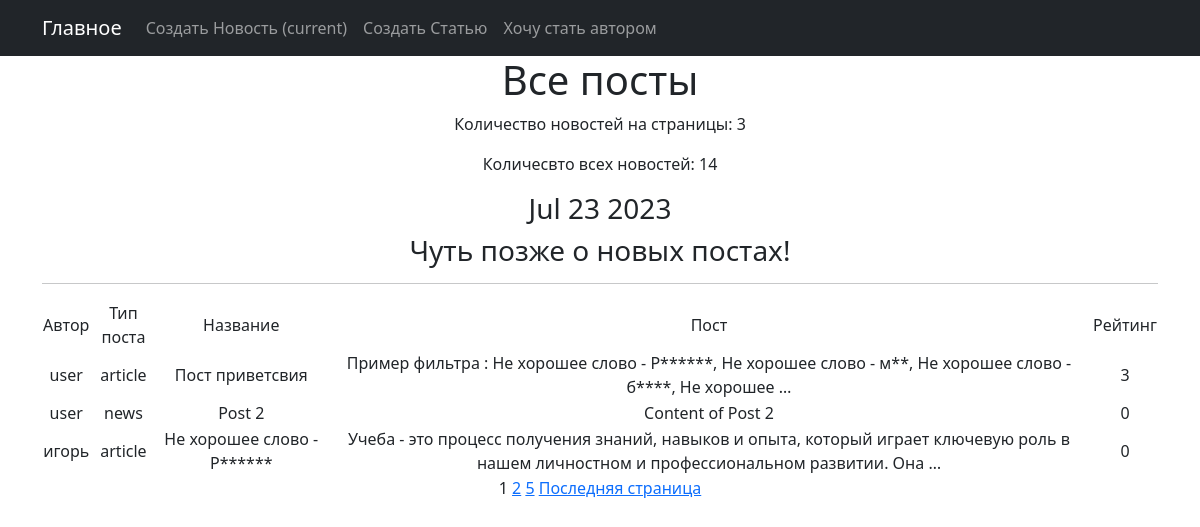
Screenshot of / (signed in) with the database file from the repository.
### news/models.py (models this page shows, shortened)
class Post(models.Model):
    author = models.ForeignKey(Author, on_delete=models.CASCADE)
    POST_TYPE_CHOICES = [
        ('article', 'Article'),
        ('news', 'News'),
    ]
    post_type = models.CharField(max_length=7, choices=POST_TYPE_CHOICES)
    created_at = models.DateTimeField(auto_now_add=True)
    categories = models.ManyToManyField(Category, through='PostCategory')
    title = models.CharField(max_length=200)
    content = models.TextField()
    rating = models.IntegerField(default=0)
    class Meta:
        permissions = [
            ("can_edit_post", "Can edit own post"),
            ("can_delete_post", "Can delete own post"),
        ]

class Author(models.Model):
    user = models.OneToOneField(User, on_delete=models.CASCADE)
    rating = models.IntegerField(default=0)
    def __str__(self):
        return self.user.username

### news/views.py (the view)
# urls.py: path('', PostListView.as_view(), name='post_list'),
class PostListView(LoginRequiredMixin, ListView):
    model = Post
    show_content = 'content'
    template_name = 'posts.html'
    context_object_name = 'object_list'
    paginate_by = 3
    def get_context_data(self, **kwargs):
        context = super().get_context_data(**kwargs)
        context['time_now'] = datetime.utcnow()
        context['total_posts_count'] = Post.objects.count()
        context['next_sale'] = None
        return context

### news/context_processors.py (called while the page is built)
def user_groups(request):
    return {'user_groups': request.user.groups.values_list('name', flat=True)}

### news/templatetags/custom_mat.py (called while the page is built)
@register.filter()
def censor(value):
    if not isinstance(value, str):
        raise ValueError("Censor filter can only be applied to string variables.")
    words = re.findall(r'\b\w+\b', value)  # Разбиваем текст на отдельные слова
    for word in words:
        if word.lower() in PROFANITY_LIST:
            censored_word = ' Не хорошее слово - ' + word[0] + '*' * (len(word) - 1)
            value = re.sub(r'\b' + re.escape(word) + r'\b', censored_word, value)
    return value

### news/templatetags/custom_tags.py (called while the page is built)
@register.simple_tag()
def current_time(format_string='%b %d %Y'):
   return datetime.utcnow().strftime(format_string)

### news/templates/posts.html (shortened to what this page needs)
{% extends 'default.html' %}
{% load custom_mat %}
{% load custom_tags %}
{% block content %}
   <h1>Все посты</h1>
    <p>Количество новостей на страницы: {{ object_list|length }}</p>
    <p>Количесвто всех новостей: {{ total_posts_count }}</p>
   <h3>{% current_time '%b %d %Y' %}</h3>
   <h3> {{ next_sale|default_if_none:"Чуть позже о новых постах!" }} </h3>
   <hr>
   {% if object_list %}
       <table>
           <tr>
               <td>Автор</td>
               <td>Тип поста</td>
               <td>Название</td>
               <td>Пост</td>
               <td>Рейтинг</td>
           </tr>
           {% for post in object_list %}
           <tr>
               <td>{{ post.author }}</td>
               <td>{{ post.post_type|truncatewords:2 }}</td>
               <td>{{ post.title|censor }}</td>
               <td>{{ post.content|censor|truncatewords:20 }}</td>
               <td>{{ post.rating }}</td>
           </tr>
           {% endfor %}
       </table>
    {% endif %}
   {{ page_obj.number }}
   {% if page_obj.has_next %}
       <a href="?page={{ page_obj.next_page_number }}">{{ page_obj.next_page_number }}</a>
       {% if paginator.num_pages != page_obj.next_page_number %}
           <a href="?page={{ page_obj.paginator.num_pages }}">{{ page_obj.paginator.num_pages }}</a>
       {% endif %}
       <a href="?page={{ page_obj.paginator.num_pages }}">Последняя страница</a>
   {% endif %}
{% endblock content %}

### news/templates/default.html (shortened to what this page needs)
<!DOCTYPE html>
<html lang="en">
    <head>
        {% load static%}
        <link href="{% static 'css/styles.css'%}" rel="stylesheet" />
    </head>
    <body>
        <nav class="navbar navbar-expand-lg navbar-dark bg-dark static-top">
           <div class="container">
               <a class="navbar-brand" href="{% url 'post_list' %}">Главное</a>
               <div class="collapse navbar-collapse" id="navbarResponsive">
                   <ul class="navbar-nav ml-auto">
                       <li class="nav-item active">
                           <a class="nav-link" href="{% url 'create_news' %}">Создать Новость
                               <span class="sr-only">(current)</span>
                           </a>
                       </li>
                       <li class="nav-item">
                           <a class="nav-link" href="{% url 'create_article' %}">Создать Статью</a>
                       </li>
                       {% if 'authors' in user_groups %}
                       <li class="nav-item">
                        <span class="nav-link">Вы уже в группе авторов</span>
                       </li>
                        {% else %}
                        <li class="nav-item">
                            <a class="nav-link" href="{% url 'become_author' %}">Хочу стать автором</a>
                        </li>
                        {% endif %}
                   </ul>
               </div>
           </div>
        </nav>
        <div class="container">
            <div class="row">
                <div class="col-lg-12 text-center">
                    {% block content %}{% endblock content %}
                </div>
            </div>
        </div>
    </body>
</html>

### rows the page displays
Post: author "user", post_type "article", title|censor "Пост приветсвия", content|censor "Пример фильтра : Не хорошее слово - Р******, Не хорошее слово - м**, Не хорошее слово - б****, Не хорошее …", rating "3"
Post: author "user", post_type "news", title|censor "Post 2", content|censor "Content of Post 2", rating "0"
Post: author "игорь", post_type "article", title|censor "Не хорошее слово - Р******", content|censor "Учеба - это процесс получения знаний, навыков и опыта, который играет ключевую роль в нашем личностном и профессиональном развитии. Она …", rating "0"

### other values shown
{{ object_list|length }} "3"
{{ total_posts_count }} "14"
{{ next_sale|default_if_none:"Чуть позже о новых постах!" }} "Чуть позже о новых постах!"
{{ page_obj.number }} "1"
{{ page_obj.next_page_number }} "2"
{{ page_obj.paginator.num_pages }} "5"
